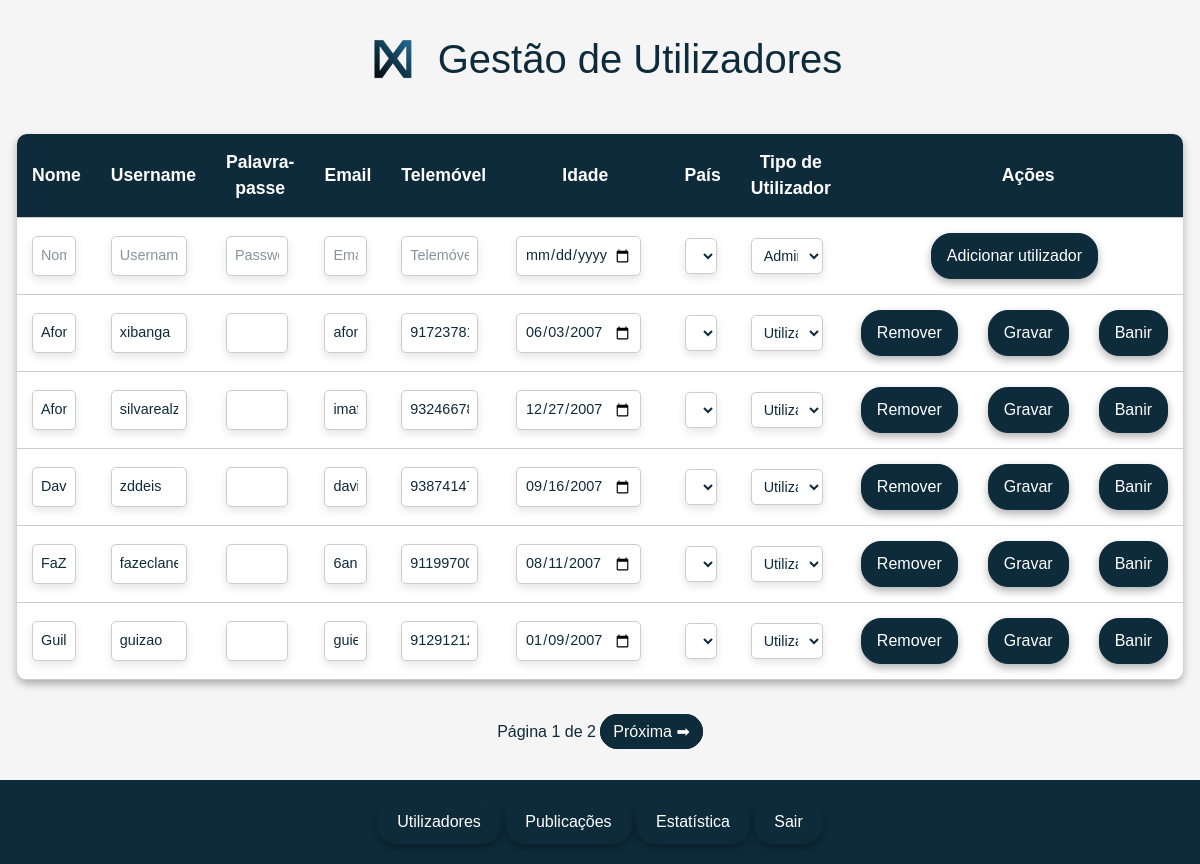
The page /admin/utilizadores.php (signed in) on the database as committed earlier.
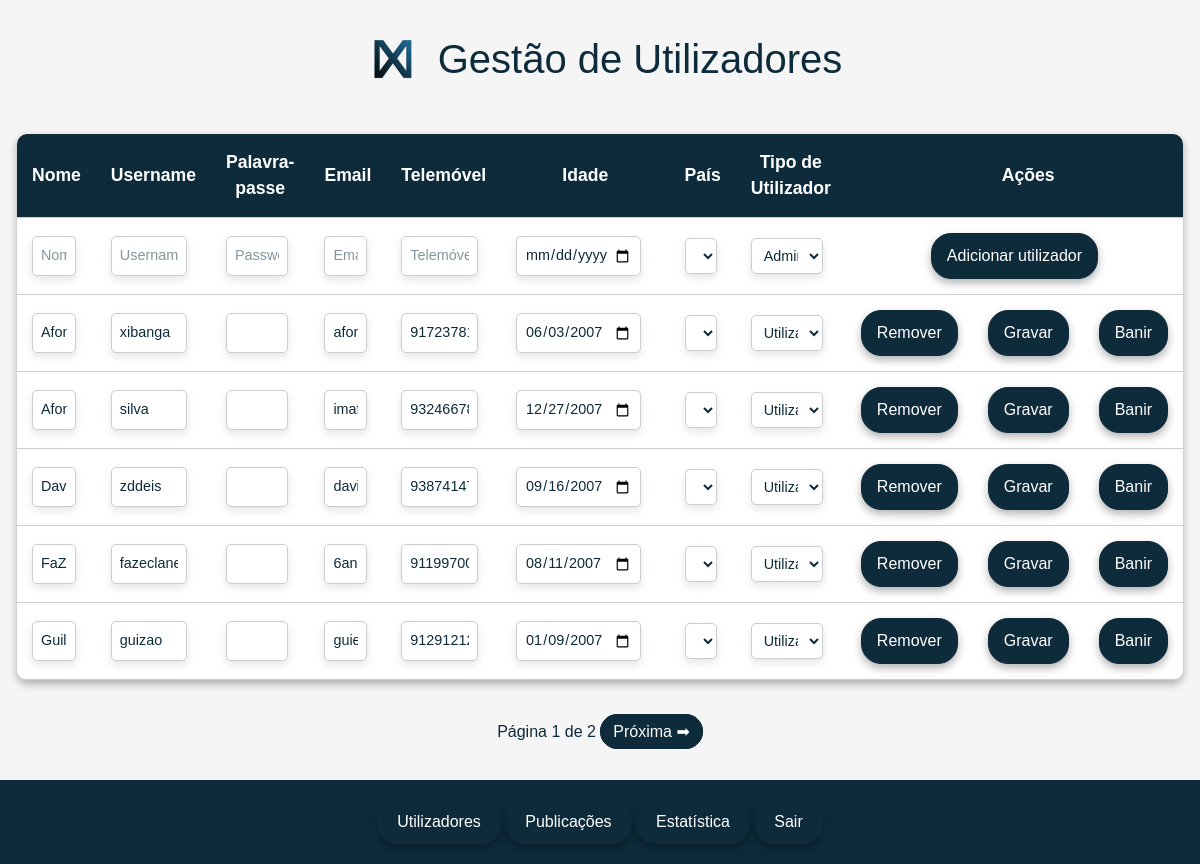
The same page on the database as committed later.
### tables this page shows
CREATE TABLE `utilizador` (
  `idutilizador` int(11) NOT NULL,
  `nome` varchar(200) NOT NULL,
  `email` varchar(200) NOT NULL,
  `user` varchar(20) NOT NULL,
  `telemovel` int(9) NOT NULL,
  `data_nascimento` date NOT NULL,
  `data_registo` date NOT NULL,
  `pass` varchar(41) NOT NULL,
  `pais` varchar(255) DEFAULT NULL,
  `ft_perfil` longblob DEFAULT NULL,
  `ft_capa` longblob DEFAULT NULL,
  `id_tipos_utilizador` int(11) NOT NULL
);

### admin/utilizadores.php (the view, shortened to what the changed rows need)
<?php
require "../ligabd.php";
require "../partials/paises.php";
$utilizadoresPorPagina = 5;
$paginaAtual = isset($_GET['pagina']) ? max(1, (int) $_GET['pagina']) : 1;
$offset = ($paginaAtual - 1) * $utilizadoresPorPagina;
$orderBy = "nome ASC";
$sql = "SELECT * FROM utilizador, tipos_utilizador
        WHERE utilizador.id_tipos_utilizador = tipos_utilizador.id_tipos_utilizador
        ORDER BY $orderBy
        LIMIT $utilizadoresPorPagina OFFSET $offset";
$resultado = mysqli_query($con, $sql);
?>
<!DOCTYPE html>
<html lang="pt">
<head>
    <script src="https://cdn.jsdelivr.net/npm/@tailwindcss/browser@4"></script>
    <link rel="stylesheet" type="text/css" href="style.css">
</head>
<body><br>
    <h1><img src="../imagens/logo.png" alt="Logo"> Gestão de Utilizadores</h1>
    <table>
        <tr>
            <th>Nome</th>
            <th>Username</th>
            <th>Palavra-passe</th>
            <th>Email</th>
            <th>Telemóvel</th>
            <th>Idade</th>
            <th>País</th>
            <th>Tipo de Utilizador</th>
            <th></th>
            <th>Ações</th>
            <th></th>
        </tr>
        <?php while ($registo = mysqli_fetch_array($resultado)):
            $sql_banido = "SELECT * FROM banidos WHERE idutilizador = '" . $registo["idutilizador"] . "'";
            $result_banido = mysqli_query($con, $sql_banido);
            $esta_banido = mysqli_num_rows($result_banido) > 0;
            ?>
            <form id='form<?= $registo["idutilizador"] ?>' action='' method='post' enctype='multipart/form-data'>
                <tr>
                    <td><input name='nome' type='text' value='<?= $registo["nome"] ?>' required></td>
                    <td><input name='user' type='text' value='<?= $registo["user"] ?>' readonly></td>
                    <td><input name='password' type='password'></td>
                    <td><input readonly name='email' type='email' value='<?= $registo["email"] ?>' required></td>
                    <td><input name='telemovel' type='text' value='<?= $registo["telemovel"] ?>' required></td>
                    <td><input name='data_nascimento' type='date' value='<?= $registo["data_nascimento"] ?>'></td>
                    <td>
                        <select name='pais' required>
                            <?php foreach ($paises as $pais): ?>
                                <option value="<?= $pais ?>" <?= $registo["pais"] == $pais ? "selected" : "" ?>>
                                    <?= htmlspecialchars($pais) ?>
                                </option>
                            <?php endforeach; ?>
                        </select>
                    </td>
                    <td>
                        <select name='id_tipos_utilizador'>
                            <option value='1' <?= $registo["id_tipos_utilizador"] == 1 ? "selected" : "" ?>>Utilizador</option>
                        </select>
                    </td>
                    <td>
                        <button type="button" onclick='remover("form<?= $registo["idutilizador"] ?>")'
                            <?= ($registo["user"] == "admin" || $registo["id_tipos_utilizador"] == 0) ? "disabled" : "" ?>>Remover</button>
                    </td>
                    <td>
                        <button id='botaoGravar' name='botaoGravar'
                            onclick='gravar("form<?= $registo["idutilizador"] ?>")'>Gravar</button>
                    </td>
                    <td>
                        <button id='botaoBanir' name='botaoBanir' onclick='banir("form<?= $registo["idutilizador"] ?>")'
                            <?= ($registo["user"] == "admin" || $registo["id_tipos_utilizador"] == 0) ? "disabled" : "" ?>
                            style="<?= $esta_banido ? 'background-color: red; color: white;' : '' ?>">
                            <?= $esta_banido ? 'Desbanir' : 'Banir' ?>
                        </button>
                    </td>
                </tr>
            </form>
        <?php endwhile; ?>
    </table>
</body>
</html>

Rows that differ between the two databases and show on the page:
changed utilizador "Afonso Silva": user "silvarealz" → "silva"
